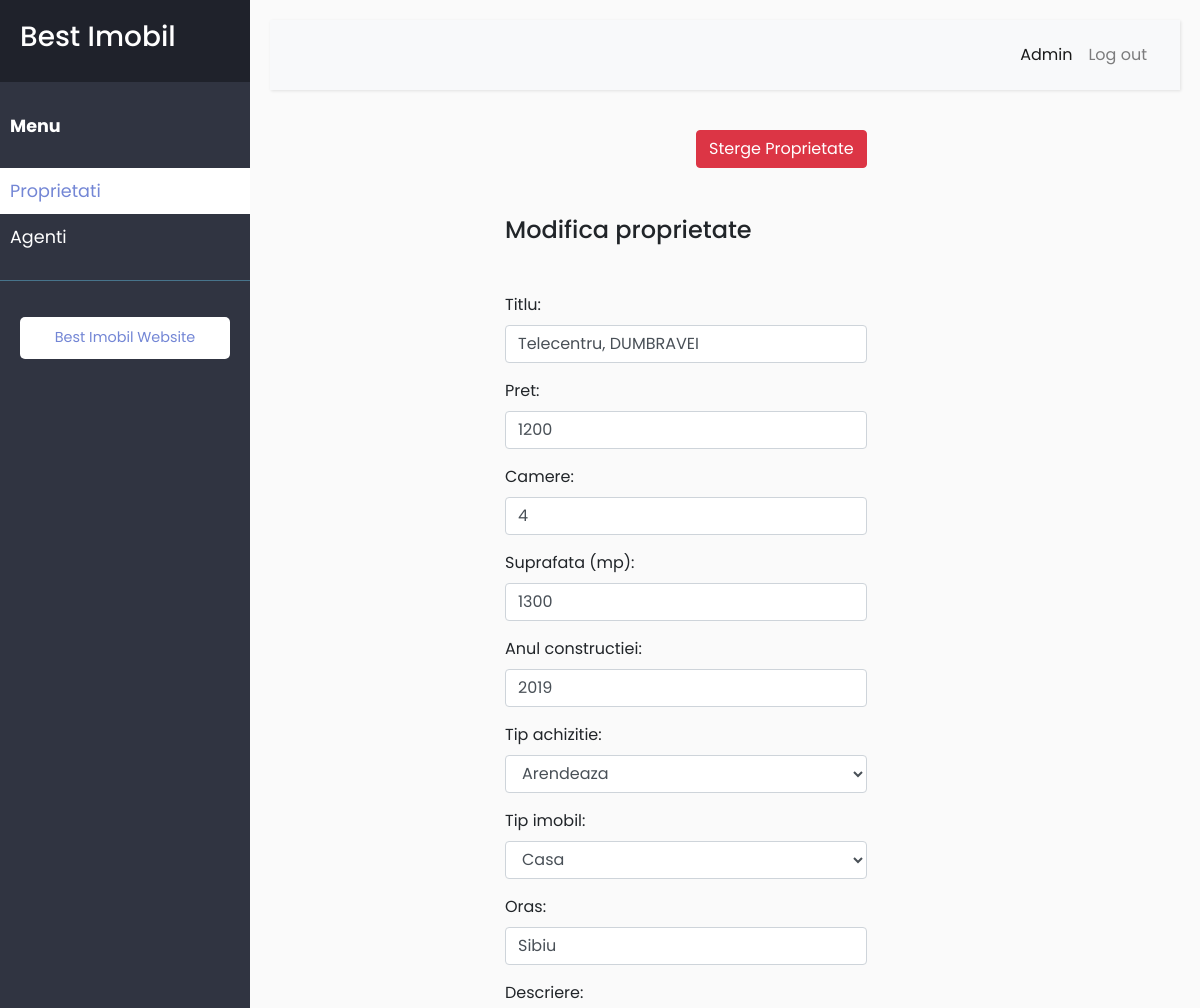
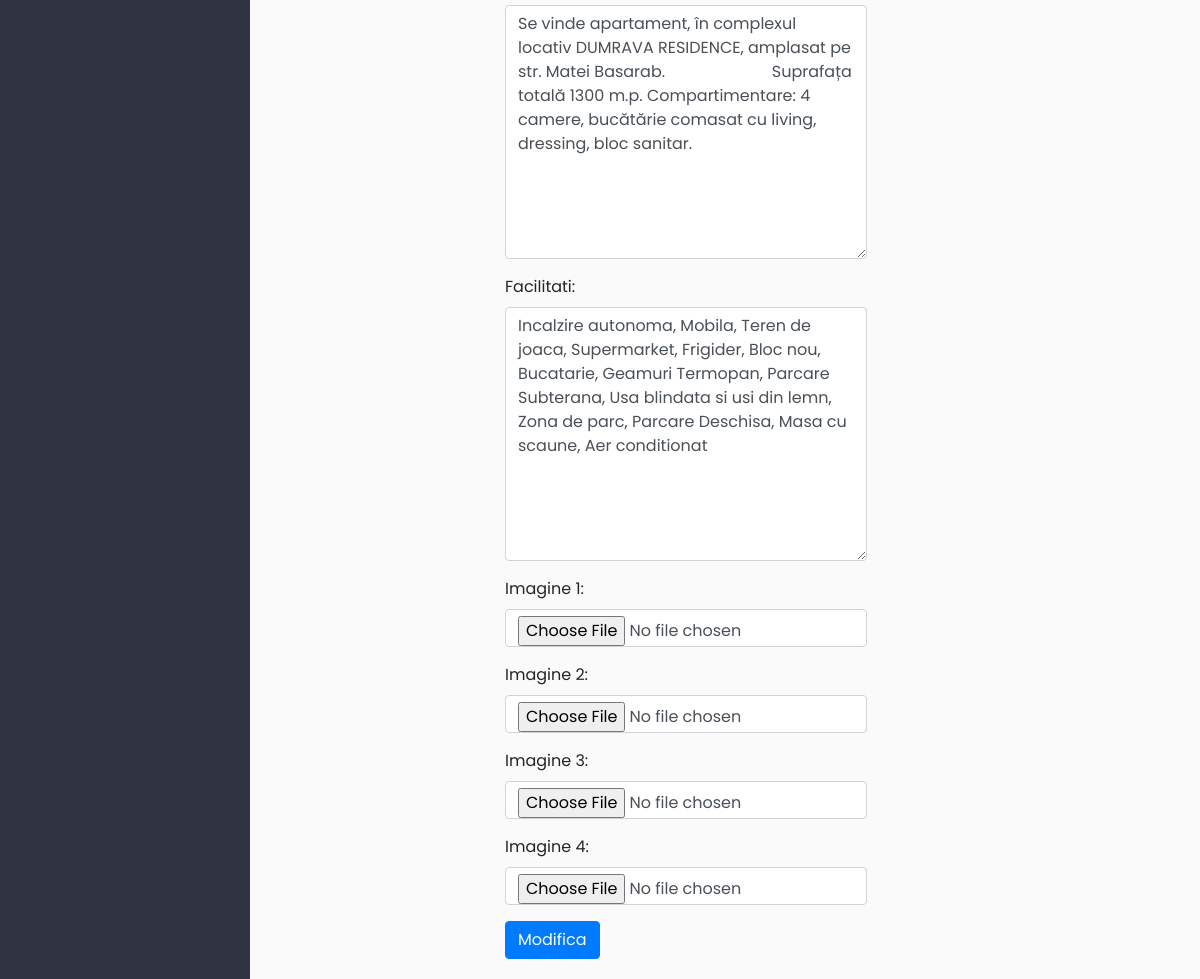
/adminpanel.php?page=admin-property-edit&id=1 (signed in), run on the app's committed database (2 pictures, top to bottom).
### tables this page shows
CREATE TABLE `proprietati` (
  `id` int(11) NOT NULL,
  `id_agent` int(11) NOT NULL,
  `titlu` varchar(255) DEFAULT NULL,
  `pret` int(20) DEFAULT NULL,
  `camere` int(11) DEFAULT NULL,
  `suprafata` int(11) DEFAULT NULL,
  `anul` varchar(4) DEFAULT NULL,
  `tip_achizitie` varchar(255) DEFAULT NULL,
  `tip_imobil` varchar(255) DEFAULT NULL,
  `oras` varchar(255) DEFAULT NULL,
  `descriere` varchar(500) DEFAULT NULL,
  `facilitati` varchar(2000) NOT NULL,
  `imagine_1` varchar(255) DEFAULT NULL,
  `imagine_2` varchar(255) DEFAULT NULL,
  `imagine_3` varchar(255) DEFAULT NULL,
  `imagine_4` varchar(255) DEFAULT NULL
);

### admin-property-edit.php (the view, shortened to what this page needs)
<?php
  $property = null;
  if(isset($_GET['id'])) {
    $property_id = $_GET['id'];
    $result = $mysql->query("SELECT * FROM `proprietati` WHERE `id` = '$property_id' LIMIT 1 ");
    $property = $result->fetch_assoc();
  }
?>
<?php if($property): ?>
<div class="row mb-5">
  <div class="col-md-5 offset-md-3">
    <form action="adminpanel.php?page=admin-property-edit" method="post" class="text-right">
      <button type="submit" name="button" value="delete" class="btn btn-danger">Sterge Proprietate</button>
    </form>
  </div>
</div>
<div class="row">
  <div class="col-md-5 offset-md-3">
    <h4 class="mb-5">Modifica proprietate</h4>
    <form action="adminpanel.php?page=admin-property-edit" method="post" enctype="multipart/form-data">
      <div class="form-group">
        <label for="name">Titlu:</label>
        <input type="text" name="titlu" class="form-control" id="titlu" value="<?php echo $property['titlu']; ?>"/>
      </div>
      <div class="form-group">
        <label for="pret">Pret:</label>
        <input type="number" name="pret" class="form-control" id="pret" value="<?php echo $property['pret']; ?>">
      </div>
      <div class="form-group">
        <label for="camere">Camere:</label>
        <input type="number" name="camere" class="form-control" id="camere" value="<?php echo $property['camere']; ?>">
      </div>
      <div class="form-group">
        <label for="suprafata">Suprafata (mp):</label>
        <input type="number" name="suprafata" class="form-control" id="suprafata" value="<?php echo $property['suprafata']; ?>">
      </div>
      <div class="form-group">
        <label for="anul">Anul constructiei:</label>
        <input type="number" name="anul" class="form-control" id="anul" value="<?php echo $property['anul']; ?>">
      </div>
      <div class="form-group">
        <label for="tip_achizitie">Tip achizitie:</label>
        <select class="form-control" name="tip_achizitie" id="tip_achizitie">
          <option <?php if($property['tip_achizitie'] == 'Arendeaza') echo "selected"; ?>>
            Arendeaza
          </option>
        </select>
      </div>
      <div class="form-group">
        <label for="tip_imobil">Tip imobil:</label>
        <select class="form-control" name="tip_imobil" id="tip_imobil">
          <option <?php if($property['tip_imobil'] == 'Casa') echo "selected"; ?>>
            Casa
          </option>
        </select>
      </div>
      <div class="form-group">
        <label for="oras">Oras:</label>
        <input type="text" name="oras" class="form-control" id="oras" value="<?php echo $property['oras']; ?>"/>
      </div>
      <div class="form-group">
        <label for="descriere">Descriere:</label>
        <textarea type="text" name="descriere" class="form-control" id="descriere" rows = "10"><?php echo $property['descriere']; ?></textarea>
      </div>
      <div class="form-group">
        <label for="facilitati">Facilitati:</label>
        <textarea type="text" name="facilitati" class="form-control" id="facilitati" rows = "10"><?php
          echo
          $property["facilitati"]
          ;
        ?></textarea>
      </div>
      <div class="form-group">
        <label for="imagine_1">Imagine 1:</label>
        <input type="file" id="imagine_1" name="imagine_1" class="form-control" value="<?php echo $property['imagine_1']; ?>"/>
      </div>
      <div class="form-group">
        <label for="imagine_2">Imagine 2:</label>
        <input type="file" id="imagine_2" name="imagine_2" class="form-control" value="<?php echo $property['imagine_2']; ?>"/>
      </div>
      <div class="form-group">
        <label for="imagine_3">Imagine 3:</label>
        <input type="file" id="imagine_3" name="imagine_3" class="form-control" value="<?php echo $property['imagine_3']; ?>"/>
      </div>
      <div class="form-group">
        <label for="imagine_4">Imagine 4:</label>
        <input type="file" id="imagine_4" name="imagine_4" class="form-control" value="<?php echo $property['imagine_4']; ?>"/>
      </div>
      <button type="submit" name="button" value="update" class="btn btn-primary">Modifica</button>
    </form>
  </div>
</div>
<?php endif; ?>

### styles/admin.css (style rules this page uses)
body { font-family: "Poppins", sans-serif; background: #fafafa; }

### data on the page
proprietati: titlu "Telecentru, DUMBRAVEI", pret "1200", camere "4", suprafata "1300", anul "2019", tip_achizitie "Arendeaza", tip_imobil "Casa", oras "Sibiu", descriere "Se vinde apartament, în complexul locativ DUMRAVA RESIDENCE, amplasat pe str. Matei Basarab. Suprafața totală 1300 m.p. Compartimentare: 4 camere, bucătărie comasat cu living, dressing, bloc sanitar.", facilitati "Incalzire autonoma, Mobila, Teren de joaca, Supermarket, Frigider, Bloc nou, Bucatarie, Geamuri Termopan, Parcare Subterana, Usa blindata si usi din lemn, Zona de parc, Parcare Deschisa, Masa cu scaune, Aer conditionat"
